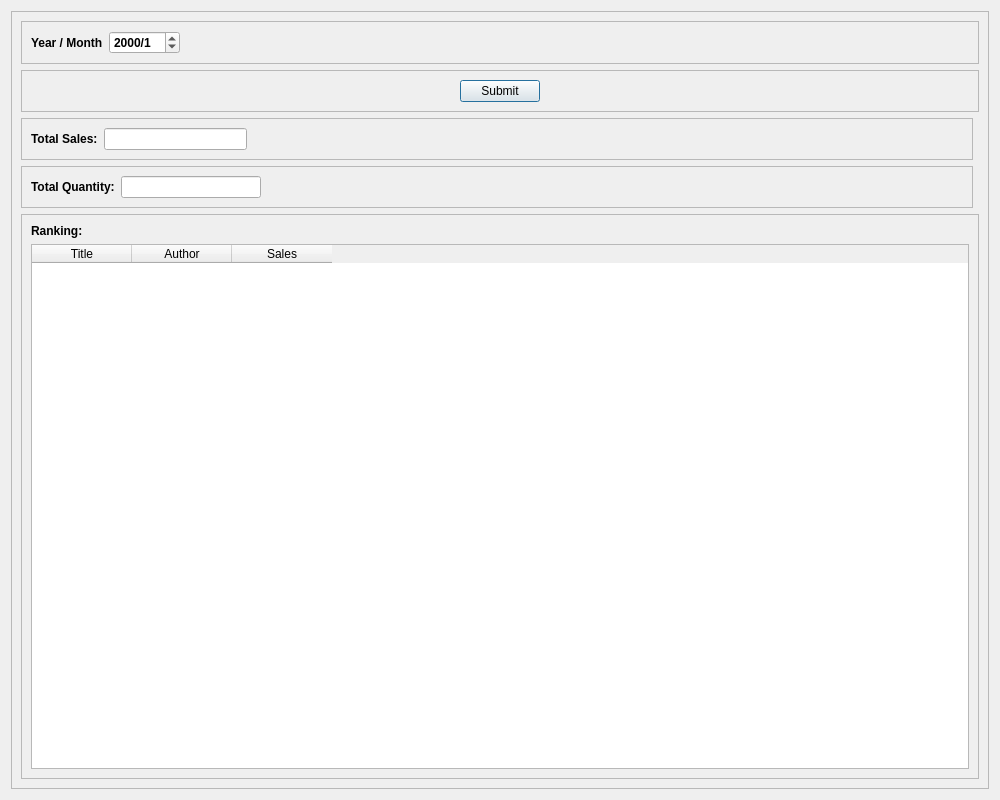
<?xml version="1.0" encoding="UTF-8"?>
<ui version="4.0">
 <class>StatisticDialog</class>
 <widget class="QDialog" name="StatisticDialog">
  <property name="geometry">
   <rect>
    <x>0</x>
    <y>0</y>
    <width>1000</width>
    <height>800</height>
   </rect>
  </property>
  <property name="minimumSize">
   <size>
    <width>1000</width>
    <height>800</height>
   </size>
  </property>
  <property name="maximumSize">
   <size>
    <width>1000</width>
    <height>800</height>
   </size>
  </property>
  <property name="windowTitle">
   <string>Statistic</string>
  </property>
  <layout class="QHBoxLayout" name="horizontalLayout">
   <item>
    <widget class="QFrame" name="back_frame">
     <property name="frameShape">
      <enum>QFrame::StyledPanel</enum>
     </property>
     <property name="frameShadow">
      <enum>QFrame::Raised</enum>
     </property>
     <layout class="QGridLayout" name="gridLayout">
      <item row="5" column="0">
       <widget class="QFrame" name="sales_frame">
        <property name="frameShape">
         <enum>QFrame::StyledPanel</enum>
        </property>
        <property name="frameShadow">
         <enum>QFrame::Raised</enum>
        </property>
        <layout class="QHBoxLayout" name="horizontalLayout_3">
         <item>
          <widget class="QLabel" name="label">
           <property name="font">
            <font>
             <weight>75</weight>
             <bold>true</bold>
            </font>
           </property>
           <property name="text">
            <string>Total Sales:</string>
           </property>
          </widget>
         </item>
         <item>
          <widget class="QLineEdit" name="sales_LE">
           <property name="readOnly">
            <bool>true</bool>
           </property>
          </widget>
         </item>
         <item>
          <spacer name="horizontalSpacer_11">
           <property name="orientation">
            <enum>Qt::Horizontal</enum>
           </property>
           <property name="sizeHint" stdset="0">
            <size>
             <width>40</width>
             <height>20</height>
            </size>
           </property>
          </spacer>
         </item>
         <item>
          <spacer name="horizontalSpacer_7">
           <property name="orientation">
            <enum>Qt::Horizontal</enum>
           </property>
           <property name="sizeHint" stdset="0">
            <size>
             <width>40</width>
             <height>20</height>
            </size>
           </property>
          </spacer>
         </item>
         <item>
          <spacer name="horizontalSpacer_6">
           <property name="orientation">
            <enum>Qt::Horizontal</enum>
           </property>
           <property name="sizeHint" stdset="0">
            <size>
             <width>40</width>
             <height>20</height>
            </size>
           </property>
          </spacer>
         </item>
         <item>
          <spacer name="horizontalSpacer_5">
           <property name="orientation">
            <enum>Qt::Horizontal</enum>
           </property>
           <property name="sizeHint" stdset="0">
            <size>
             <width>40</width>
             <height>20</height>
            </size>
           </property>
          </spacer>
         </item>
         <item>
          <spacer name="horizontalSpacer_3">
           <property name="orientation">
            <enum>Qt::Horizontal</enum>
           </property>
           <property name="sizeHint" stdset="0">
            <size>
             <width>40</width>
             <height>20</height>
            </size>
           </property>
          </spacer>
         </item>
        </layout>
       </widget>
      </item>
      <item row="1" column="0" colspan="2">
       <widget class="QFrame" name="date_frame">
        <property name="frameShape">
         <enum>QFrame::StyledPanel</enum>
        </property>
        <property name="frameShadow">
         <enum>QFrame::Raised</enum>
        </property>
        <layout class="QHBoxLayout" name="horizontalLayout_2">
         <item>
          <widget class="QLabel" name="date_Label">
           <property name="font">
            <font>
             <weight>75</weight>
             <bold>true</bold>
            </font>
           </property>
           <property name="text">
            <string>Year / Month</string>
           </property>
          </widget>
         </item>
         <item>
          <widget class="QDateEdit" name="date_edit">
           <property name="font">
            <font>
             <weight>75</weight>
             <bold>true</bold>
            </font>
           </property>
           <property name="currentSection">
            <enum>QDateTimeEdit::YearSection</enum>
           </property>
           <property name="displayFormat">
            <string>yyyy/M</string>
           </property>
          </widget>
         </item>
         <item>
          <spacer name="horizontalSpacer_13">
           <property name="orientation">
            <enum>Qt::Horizontal</enum>
           </property>
           <property name="sizeHint" stdset="0">
            <size>
             <width>40</width>
             <height>20</height>
            </size>
           </property>
          </spacer>
         </item>
        </layout>
       </widget>
      </item>
      <item row="2" column="0" rowspan="3" colspan="2">
       <widget class="QFrame" name="submit_frame">
        <property name="frameShape">
         <enum>QFrame::StyledPanel</enum>
        </property>
        <property name="frameShadow">
         <enum>QFrame::Raised</enum>
        </property>
        <layout class="QGridLayout" name="gridLayout_3">
         <item row="0" column="1">
          <widget class="QPushButton" name="submit_Btn">
           <property name="text">
            <string>Submit</string>
           </property>
          </widget>
         </item>
         <item row="0" column="0">
          <spacer name="horizontalSpacer">
           <property name="orientation">
            <enum>Qt::Horizontal</enum>
           </property>
           <property name="sizeHint" stdset="0">
            <size>
             <width>40</width>
             <height>20</height>
            </size>
           </property>
          </spacer>
         </item>
         <item row="0" column="2">
          <spacer name="horizontalSpacer_2">
           <property name="orientation">
            <enum>Qt::Horizontal</enum>
           </property>
           <property name="sizeHint" stdset="0">
            <size>
             <width>40</width>
             <height>20</height>
            </size>
           </property>
          </spacer>
         </item>
        </layout>
       </widget>
      </item>
      <item row="7" column="0" colspan="2">
       <widget class="QFrame" name="ranking_frame">
        <property name="frameShape">
         <enum>QFrame::StyledPanel</enum>
        </property>
        <property name="frameShadow">
         <enum>QFrame::Raised</enum>
        </property>
        <layout class="QGridLayout" name="gridLayout_5">
         <item row="1" column="0">
          <widget class="QLabel" name="ranking_Label">
           <property name="font">
            <font>
             <weight>75</weight>
             <bold>true</bold>
            </font>
           </property>
           <property name="text">
            <string>Ranking:</string>
           </property>
          </widget>
         </item>
         <item row="2" column="0">
          <widget class="QTableWidget" name="ranking_table">
           <column>
            <property name="text">
             <string>Title</string>
            </property>
           </column>
           <column>
            <property name="text">
             <string>Author</string>
            </property>
           </column>
           <column>
            <property name="text">
             <string>Sales</string>
            </property>
           </column>
          </widget>
         </item>
        </layout>
       </widget>
      </item>
      <item row="6" column="0">
       <widget class="QFrame" name="quantity_frame">
        <property name="frameShape">
         <enum>QFrame::StyledPanel</enum>
        </property>
        <property name="frameShadow">
         <enum>QFrame::Raised</enum>
        </property>
        <layout class="QHBoxLayout" name="horizontalLayout_4">
         <item>
          <widget class="QLabel" name="quantity_Label">
           <property name="font">
            <font>
             <weight>75</weight>
             <bold>true</bold>
            </font>
           </property>
           <property name="text">
            <string>Total Quantity:</string>
           </property>
          </widget>
         </item>
         <item>
          <widget class="QLineEdit" name="quantity_LE">
           <property name="readOnly">
            <bool>true</bool>
           </property>
          </widget>
         </item>
         <item>
          <spacer name="horizontalSpacer_12">
           <property name="orientation">
            <enum>Qt::Horizontal</enum>
           </property>
           <property name="sizeHint" stdset="0">
            <size>
             <width>40</width>
             <height>20</height>
            </size>
           </property>
          </spacer>
         </item>
         <item>
          <spacer name="horizontalSpacer_10">
           <property name="orientation">
            <enum>Qt::Horizontal</enum>
           </property>
           <property name="sizeHint" stdset="0">
            <size>
             <width>40</width>
             <height>20</height>
            </size>
           </property>
          </spacer>
         </item>
         <item>
          <spacer name="horizontalSpacer_9">
           <property name="orientation">
            <enum>Qt::Horizontal</enum>
           </property>
           <property name="sizeHint" stdset="0">
            <size>
             <width>40</width>
             <height>20</height>
            </size>
           </property>
          </spacer>
         </item>
         <item>
          <spacer name="horizontalSpacer_8">
           <property name="orientation">
            <enum>Qt::Horizontal</enum>
           </property>
           <property name="sizeHint" stdset="0">
            <size>
             <width>40</width>
             <height>20</height>
            </size>
           </property>
          </spacer>
         </item>
         <item>
          <spacer name="horizontalSpacer_4">
           <property name="orientation">
            <enum>Qt::Horizontal</enum>
           </property>
           <property name="sizeHint" stdset="0">
            <size>
             <width>40</width>
             <height>20</height>
            </size>
           </property>
          </spacer>
         </item>
        </layout>
       </widget>
      </item>
     </layout>
    </widget>
   </item>
  </layout>
 </widget>
 <resources/>
 <connections/>
</ui>
